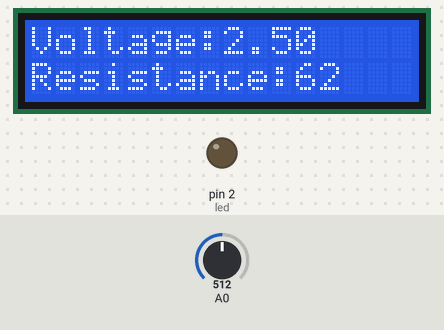
The sketch below on a simulated Arduino Uno, built with avr-gcc and run on an emulated ATmega328P. On the bench: 16×2 character LCD, output pins drawn as LEDs (lit = HIGH). The test bench sets the inputs (shaded band); at power-on: A0 = 512. What the sketch prints to the serial monitor is not drawn.

Above: at 1.3 s.
1.4 s: A0 set to 596
At 1.7 s:
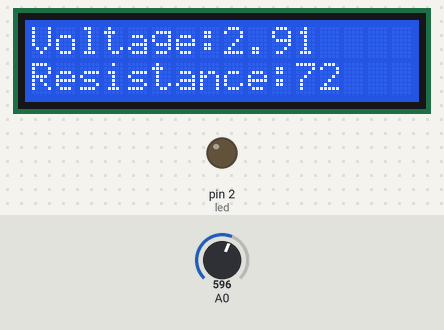
2.9 s: A0 set to 623
At 4.1 s:
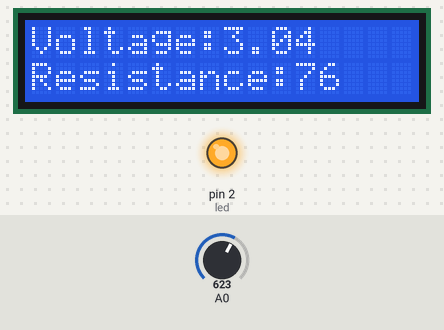
4.4 s: A0 set to 716
At 5.7 s:
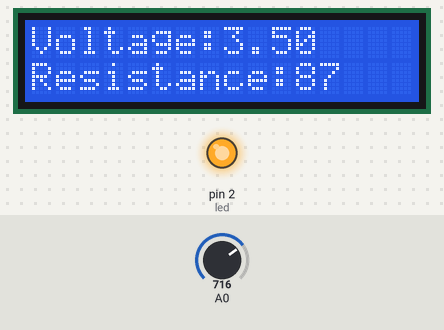
Timing chart, 0 to 7.4 s (numbered marks = the images above; inputs shaded):
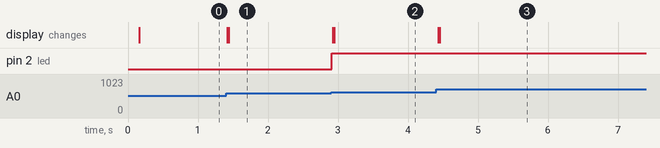

The sketch:

Calculate_ResistorValue.ino
```cpp
#include <Wire.h>
#include <LiquidCrystal_I2C.h>
#define led 2

LiquidCrystal_I2C lcd(0x27, 16, 2);

// Initialize global variables
int voltage, resistance;

void setup() {

  // initialize serial communication at 9600 bits per second:
  Serial.begin(9600);

  // Initialize LCD pin connections
  lcd.init();
  lcd.begin(16, 2);
  lcd.backlight();

  // Initialize LED pin
  pinMode(led, OUTPUT);

}

void loop() {

  // read the input on analog pin 0:
  int sensorValue = analogRead(A0);

  // Convert the analog reading (which goes from 0 - 1023) to a voltage (0 - 5V):
  float voltage = sensorValue * (5.0 / 1023.0);

  // calculate the value of Load Resistor
  resistance = voltage / (40e-3);

  // print out the value you read:
  Serial.println(voltage);
  Serial.println(resistance);

  // if resistance is higher than 75ohms the LED is ON else OFF
  if (resistance >= 75) {
    digitalWrite(led, HIGH);
  }
  else {
    digitalWrite(led, LOW);
  }

  // Prints the value of VOLTAGE in th LCD
  lcd.setCursor(0, 0);
  lcd.print("Voltage:");
  lcd.print(voltage);
  delay(10);

  // Prints the value of RESISTANCE in th LCD
  lcd.setCursor(0, 1);
  lcd.print("Resistance:");
  lcd.print(resistance);
  delay(10);

}
```

Measured:
- the behaviour switches between 613 and 614 on A0 (found by bisection; images 1 and 2)
- after the input at 1.4 s, the display: first changes at once (image 1 shows a later state)
- after the input at 2.9 s, pin 2 (led): LOW → HIGH at once; the display: first changes at once (image 2 shows a later state)
- after the input at 4.4 s, the display: first changes at once (image 3 shows a later state)
